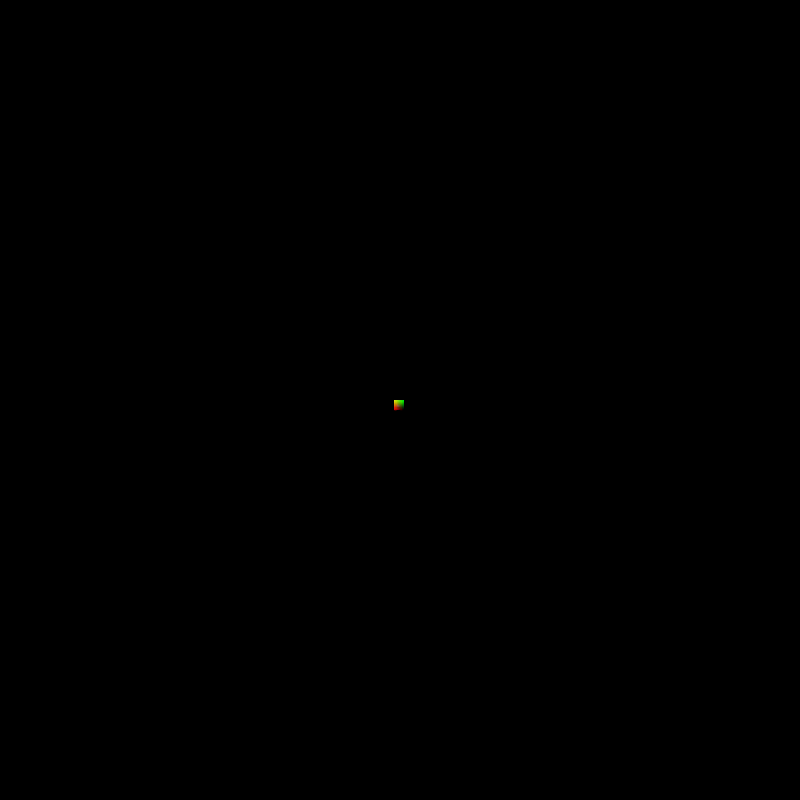
Frame 1 (no input)
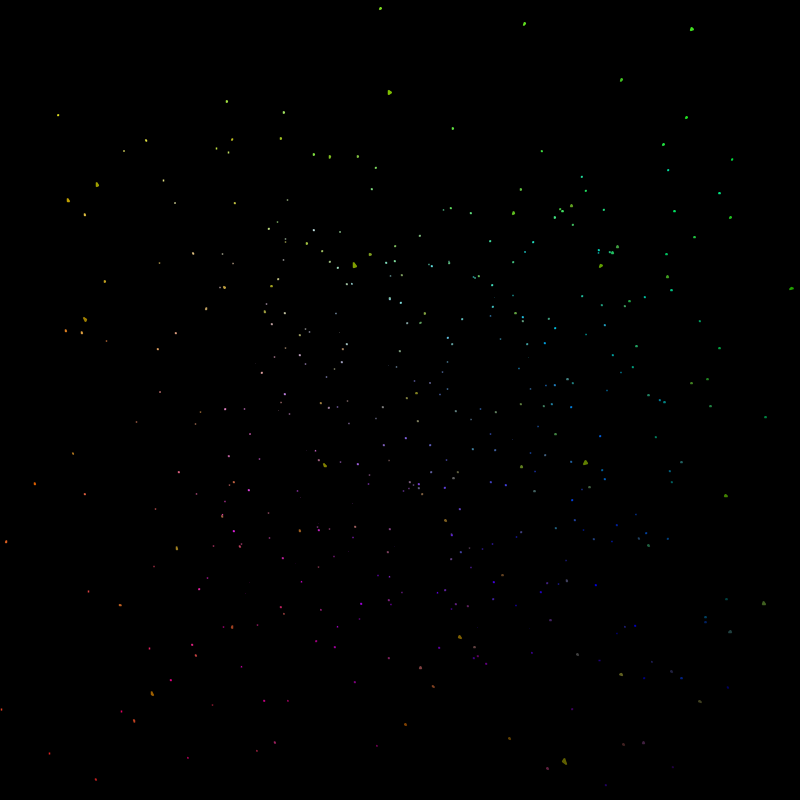
Frame 60 (the mouse pressed at the canvas centre just before this capture)
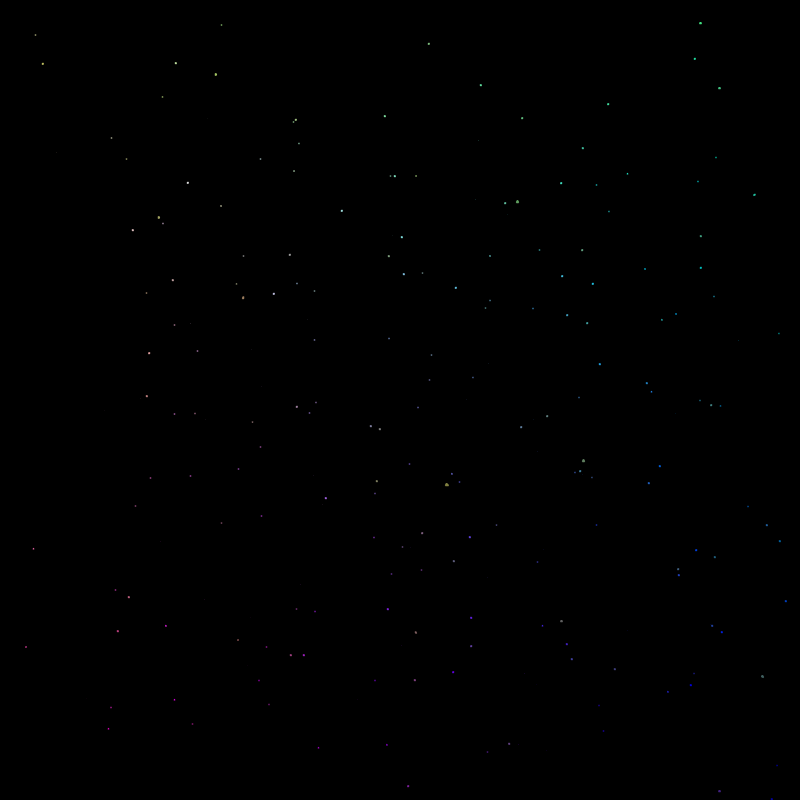
Frame 120 (the mouse held since frame 60 and released just before this capture)

The Processing sketch that drew these frames (run headless with seeded random() and noise(); from frame 60 on, the mouse is pressed at the canvas centre):

// Processing sketch: particle_explosion
// ── particle_explosion.pde
//調べたのを活かすところまでいけんかった

threeD engine = new threeD();

void setup() {
  size(800, 800);
  int step = 32;
    for (int r=0; r<256; r+= step) {
        for (int g=0; g<256; g+= step) {
            for (int b=0; b<256; b+= step) {
               particles.add(new particle(new Vector(400,400,0),new Vector((float)(128-r)/30,(float)(128-g)/30,(float)(128-b)/30),new CVec(r,g,b)));
            }
        }
    }
}

void draw() {
  for (particle p : particles) {
    p.draw();
  }
  engine.draw();
}

class particle {
  Vector pos;
  Vector speed;
  CVec col;
  particle(Vector p,Vector s, CVec c) {
    pos = p;
    speed = s;
    col = c;
  }
  void draw() {
    float shita = (noise(pos.x,pos.y,pos.z)-0.5) * PI * 6;
    float gamma = (noise(frameCount*0.01)-0.5) * PI * 6;
    pos = pos.add(speed).add(new Vector(sin(shita)*cos(gamma),sin(shita)*sin(gamma),cos(shita)).multi(5));;
    Polygon p = new Polygon(pos,pos.add(new Vector(0,1,0)),pos.add(new Vector(0.85,0.5,0)),col);

    engine.add(p.rotate(p.center(),new Vector(noise(pos.x),noise(pos.y),noise(pos.z))));
  }
}

ArrayList<particle> particles = new ArrayList<particle>();

// ── Polygon.pde
class Polygon {
  Vector[] vertexs = new Vector[3];
  CVec col = new CVec(128,128,128);
  Polygon(Vector p0, Vector p1, Vector p2) {
    vertexs[0]=p0;
    vertexs[1]=p1;
    vertexs[2]=p2;
  }
  Polygon(Vector p0, Vector p1, Vector p2 , CVec c) {
    vertexs[0]=p0;
    vertexs[1]=p1;
    vertexs[2]=p2;
    col = c;
  }
  Vector center() {
    return vertexs[0].add(vertexs[1]).add(vertexs[2]).divide(3);
  }
  Vector Normal() {
    return vertexs[1].diff(vertexs[0]).cross(vertexs[2].diff(vertexs[0]));
  }
  boolean IsCross(Vector A,Vector B) {
    Vector PA = A.diff(vertexs[0]);
    Vector PB = B.diff(vertexs[0]);
    return PA.inner(Normal()) * PB.inner(Normal()) <= 0 ;
  }
  float Distance(Vector vect) {
    return center().diff(vect).abs();
  }
  Polygon rotate(Vector center, Vector radian) {
    return new Polygon(vertexs[0].rotate(center, radian), vertexs[1].rotate(center, radian), vertexs[2].rotate(center, radian),col);
  }
  Polygon scale(Vector center, float scaler) {
    Vector[] temp = new Vector[3];
    for (int i=0; i<temp.length; i++) {
      temp[i] = vertexs[i].extention(center, scaler);
    }
    return new Polygon(temp[0], temp[1], temp[2]);
  }
  float angle(Vector vec) {
    float temp = Normal().angle(vec);
    if (temp < PI/2) return PI/2 - temp;
    else return temp - PI/2;
  }
  Polygon move(Vector vec) {
    return new Polygon(vertexs[0].add(vec), vertexs[1].add(vec), vertexs[2].add(vec));
  }
}

class Polygons {
  ArrayList<Polygon> polygons= new ArrayList<Polygon>();
  Polygons(Vector[] vert) {
    for (int i = 0; i<vert.length-2; i++) {
      polygons.add(new Polygon(vert[0], vert[i+1], vert[i+2]));
    }
  }
  Polygons(ArrayList<Polygon> p) {
    polygons = p;
  }
  Polygons() {
  }
  void rotate(Vector center, Vector radian) {
    for (int i=0; i<polygons.size(); i++) {
      polygons.set(i, polygons.get(i).rotate(center, radian));
    }
  }
  void scale(Vector center, float scaler) {
    for (int i=0; i<polygons.size(); i++) {
      polygons.set(i, polygons.get(i).scale(center, scaler));
    }
  }
  void move(Vector vec) {
    for (int i=0; i<polygons.size(); i++) {
      polygons.set(i, polygons.get(i).move(vec));
    }
  }
  void add(Polygon p) {
    polygons.add(p);
  }
  void add(ArrayList<Polygon> p) {
    polygons.addAll(p);
  }
  void add(Polygons p) {
    polygons.addAll(p.polygons);
  }
  void SortByDist(Vector vec) {
    for (int counter = 0; counter<polygons.size(); counter++) {
      float max = Float.MIN_VALUE;
      int ite = 0;
      for (int i = counter; i<polygons.size(); i++) {
        if (polygons.get(i).Distance(vec)>max) {
          max = polygons.get(i).Distance(vec);
          ite = i;
        }
      }
      Polygon temp = polygons.get(counter);
      polygons.set(counter, polygons.get(ite));
      polygons.set(ite, temp);
    }
  }
}

// ── Vector.pde
class Vector {
  float x;
  float y;
  float z;
  Vector(float x, float y, float z) {
    this.x=x;
    this.y=y;
    this.z=z;
  }
  Vector() {
    this.x=0;
    this.y=0;
    this.z=0;
  }
  Vector(Vector vec) {
    this.x = vec.x;
    this.y = vec.y;
    this.z = vec.z;
  }
  Vector add(Vector vec) {
    return new Vector(x+vec.x, y+vec.y, z+vec.z);
  }
  Vector diff(Vector vec) {
    return new Vector(x-vec.x, y-vec.y, z-vec.z);
  }
  Vector divide(float i) {
    return new Vector(x/i, y/i, z/i);
  }
  Vector multi(float i) {
    return new Vector(x*i, y*i, z*i);
  }
  float abs() {
    return sqrt(x*x+y*y+z*z);
  }
  float inner(Vector vec) {
    return x*vec.x+y*vec.y+z*vec.z;
  }
  Vector cross(Vector vec) {
    return new Vector(y*vec.z-z*vec.y,z*vec.x-x*vec.z,x*vec.y-y*vec.x);
  }
  float angle(Vector vec) {
    return acos(inner(vec)/(abs()*vec.abs()));
  }
  Vector rotate(Vector center, Vector radian) {
    Vector temp = this.diff(center);
    temp = new Vector(temp.x, temp.y*cos(radian.x)+temp.z*sin(radian.x), -temp.y*sin(radian.x)+temp.z*cos(radian.x));
    temp = new Vector(temp.x*cos(radian.y)-temp.z*sin(radian.y), temp.y, temp.x*sin(radian.y)+temp.z*cos(radian.y));
    temp = new Vector(temp.x*cos(radian.z)-temp.y*sin(radian.z), temp.x*sin(radian.z)+temp.y*cos(radian.z), temp.z);
    return temp.add( center);
  }
  Vector rotate(Vector radian) {
    return rotate(new Vector(),radian);
  }
  Vector extention(Vector center,float scaler) {
    Vector temp = this.diff(center);
    temp = temp.multi(scaler);
    return temp.add(center);
  }
}

Vector VecSum(Vector[] vecs) {
  Vector temp = new Vector(0, 0, 0);
  for (Vector v : vecs) {
    temp = temp.add(v);
  }
  return temp;
}

// ── threeDengine.pde
class Camera extends Vector {
  Camera() {
    super(400, 400, 400);
  }
  Camera(Vector vec) {
    super(vec);
  }
}
class Light extends Vector {
  float attenuation;
  CVec col;
  Light(Vector vec, Vector c, float att) {
    super(vec);
    col = new CVec(c);
    attenuation = att;
    if (attenuation > 1) attenuation = 1;
    if (attenuation < 0) attenuation = 0;
  }
}
class CVec extends Vector {
  CVec(int r, int g, int b) {
    super(r, g, b);
    if (x>255) x = 255;
    if (y>255) y = 255;
    if (z>255) z = 255;
  }
  CVec(Vector vec) {
    super(vec.x, vec.y, vec.z);
    if (x>255) x = 255;
    if (y>255) y = 255;
    if (z>255) z = 255;
  }
  color get() {
    return color(x, y, z);
  }
}

class threeD {
  Polygons draw_queue = new Polygons();
  Camera camera = new Camera();
  boolean LightingFlag = false;
  ArrayList<Light> lights = new ArrayList<Light>();
  float calc_x(Vector vec) {
    return camera.x -((camera.x-vec.x)*camera.z/(camera.z-vec.z) );
  }
  float calc_y(Vector vec) {
    return camera.y -((camera.y-vec.y)*camera.z/(camera.z-vec.z) );
  }
  void rect(Vector p0, Vector p1, Vector p2, Vector p3 ) {
    quad(calc_x(p0), calc_y(p0), calc_x(p1), calc_y(p1), calc_x(p2), calc_y(p2), calc_x(p3), calc_y(p3));
  }
  void Triangle(Vector p0, Vector p1, Vector p2 ) {
    triangle(calc_x(p0), calc_y(p0), calc_x(p1), calc_y(p1), calc_x(p2), calc_y(p2));
  }
  void add(Polygon p) {
    draw_queue.add(p);
  }
  void add(Polygons p) {
    draw_queue.add(p);
  }
  void addLight(Light l) {
    lights.add(l);
  }
  void flush() {
    draw_queue = new Polygons();
    lights = new ArrayList<Light>();
  }
  void show() {
    draw_queue.SortByDist(camera);
    for (Polygon o : draw_queue.polygons) {
      if (!new Polygon(new Vector(400, 400, 380), new Vector(400, 401, 380), new Vector(401, 400, 380)).IsCross(new Vector(0, 0, 0), o.center())) {
        CVec col = new CVec(0, 0, 0);
        if (LightingFlag) {
          for (Light l : lights) {
            if (!o.IsCross(camera, l)) {
              col = new CVec(col.add(l.col.multi(
                sin(o.angle(l.diff(o.center()))) 
                / pow(1 + l.diff(o.center()).abs() * (l.attenuation), 2))));
            }
          }
          fill(col.get());
          stroke(col.get());
        } else {
          fill(o.col.get());
          stroke(o.col.get());
        }
        strokeJoin(BEVEL);
        strokeWeight(1.5);
        Triangle(o.vertexs[0], o.vertexs[1], o.vertexs[2]);
      }
    }
  }
  void draw() {
    background(0, 0.001);
    show();
    flush();
  }
}
